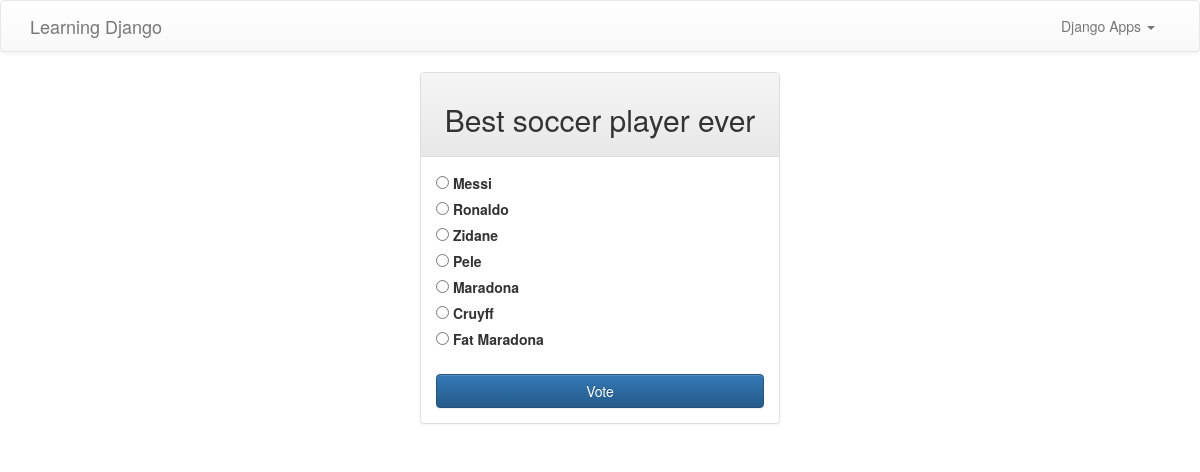
/polls/4/, run on an earlier commit of the app's database.
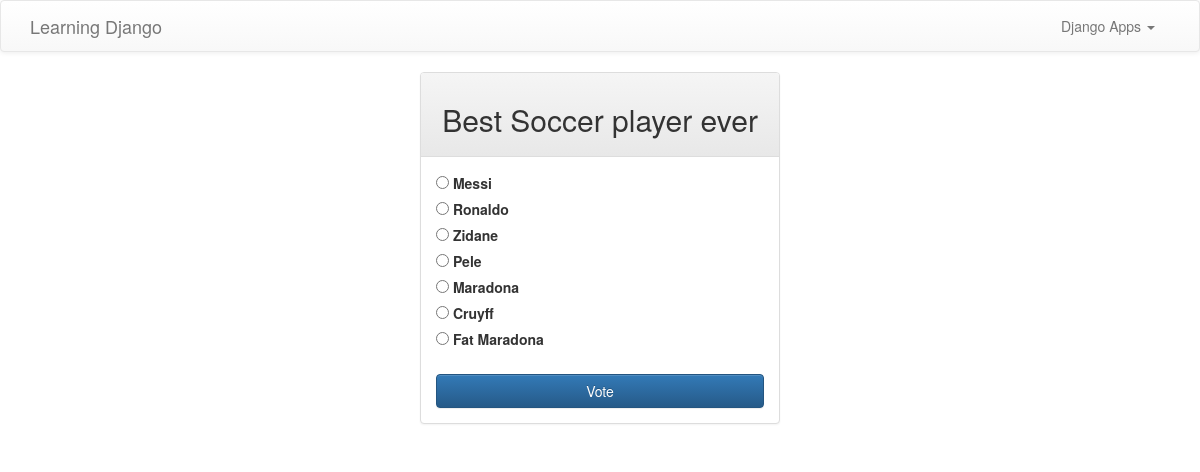
And on a later commit of the database.
### polls/models.py (models this page shows, shortened)
@python_2_unicode_compatible
class Question(models.Model):
	question_text = models.CharField(max_length=200)
	pub_date = models.DateTimeField('Date Published')

### polls/views.py (the view)
# urls.py: url(r'^(?P<question_id>[0-9]+)/$', views.detail, name='detail'),
def detail(request, question_id):
    question = get_object_or_404(Question, pk=question_id)
    return render(request, 'polls/detail.html', {'question' : question})

### polls/templates/polls/detail.html (shortened to what this page needs)
{% extends 'polls/base.html' %}
{% block content %}
	<div class="container" style="margin=250px auto;">
		<div class="row">
			<div class="col-md-4 col-md-offset-4">
                <div class="panel panel-default">
                    <div class="panel-heading" style="text-align: center">
                        <h2>{{ question.question_text }}</h2>
                    </div>
                    <div class="panel-body">
                    	<form action="{% url 'polls:vote' question.id %}" method="post">
						{% for choice in question.choice_set.all %}
    						<input type="radio" name="choice" id="choice{{ forloop.counter }}" value="{{ choice.id }}" />
    						<label for="choice{{ forloop.counter }}">{{ choice.choice_text }}</label><br />
						{% endfor %}
						<br>
		    			<div style="text-align: center">
		    				<input class="btn btn-primary btn-block" type="submit" value="Vote" />
		    			</div>
						</form>
                    </div>
                </div>
            </div>
		</div>
	</div>
{% endblock content %}

What changed in the data, as far as the page shows it:
changed Question: question_text "Best soccer player ever" → "Best Soccer player ever"
